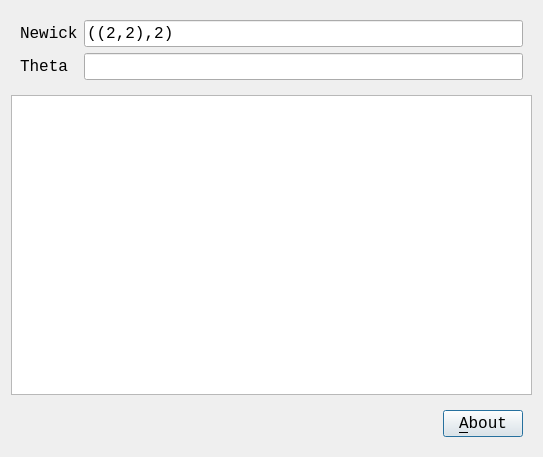
<?xml version="1.0" encoding="UTF-8"?>
<ui version="4.0">
 <class>QtTestTwoDigitNewickMainDialog</class>
 <widget class="QDialog" name="QtTestTwoDigitNewickMainDialog">
  <property name="geometry">
   <rect>
    <x>0</x>
    <y>0</y>
    <width>543</width>
    <height>457</height>
   </rect>
  </property>
  <property name="font">
   <font>
    <family>Courier New</family>
    <pointsize>12</pointsize>
   </font>
  </property>
  <property name="windowTitle">
   <string>TestTwoDigitNewick</string>
  </property>
  <property name="windowIcon">
   <iconset resource="ToolTestTwoDigitNewick.qrc">
    <normaloff>:/images/pics/R.png</normaloff>:/images/pics/R.png</iconset>
  </property>
  <layout class="QVBoxLayout" name="verticalLayout">
   <item>
    <widget class="QWidget" name="widget_top" native="true">
     <layout class="QGridLayout" name="gridLayout">
      <item row="0" column="0">
       <widget class="QLabel" name="label_newick">
        <property name="text">
         <string>Newick</string>
        </property>
       </widget>
      </item>
      <item row="1" column="0">
       <widget class="QLabel" name="label_theta">
        <property name="text">
         <string>Theta</string>
        </property>
       </widget>
      </item>
      <item row="0" column="1">
       <widget class="QLineEdit" name="edit_newick">
        <property name="text">
         <string>((2,2),2)</string>
        </property>
       </widget>
      </item>
      <item row="1" column="1">
       <widget class="QLineEdit" name="edit_theta">
        <property name="text">
         <string/>
        </property>
       </widget>
      </item>
     </layout>
    </widget>
   </item>
   <item>
    <widget class="QPlainTextEdit" name="edit_text">
     <property name="readOnly">
      <bool>true</bool>
     </property>
    </widget>
   </item>
   <item>
    <widget class="QWidget" name="widget_bottom" native="true">
     <layout class="QHBoxLayout" name="horizontalLayout_2">
      <item>
       <spacer name="horizontalSpacer">
        <property name="orientation">
         <enum>Qt::Horizontal</enum>
        </property>
        <property name="sizeHint" stdset="0">
         <size>
          <width>413</width>
          <height>20</height>
         </size>
        </property>
       </spacer>
      </item>
      <item>
       <widget class="QPushButton" name="button_about">
        <property name="text">
         <string>&amp;About</string>
        </property>
       </widget>
      </item>
     </layout>
    </widget>
   </item>
  </layout>
 </widget>
 <resources>
  <include location="ToolTestTwoDigitNewick.qrc"/>
 </resources>
 <connections/>
</ui>
